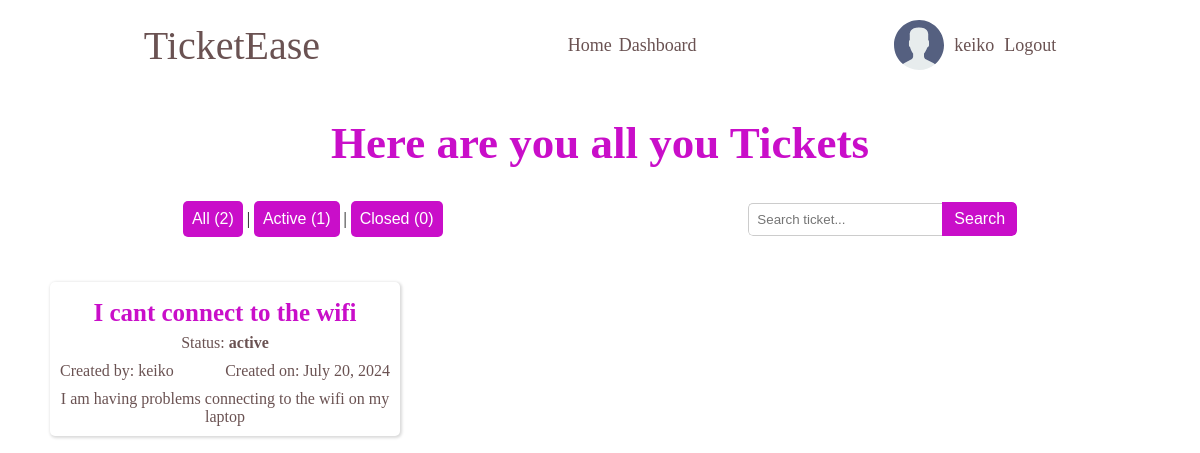
The app's page /engineer/Tk/dashboard (signed in) with its own data.
### accounts/models.py (models this page shows)
class CustomUser(AbstractUser):
    USER_TYPE = (
        ('client', 'client'),
        ('engineer', 'engineer'),
    )
    email = models.EmailField()
    bio = models.TextField()
    user_type = models.CharField(max_length=10, choices=USER_TYPE, default='client')
    avatar = models.ImageField(null=True, default="avatars/default_avatar.svg", upload_to='avatars/')

### tickets/models.py (models this page shows, shortened)
class Ticket(models.Model):
    STATUS = (
        ('open', 'open'),
        ('active', 'active'),
        ('closed', 'closed'),
    )
    ticket_id = models.UUIDField(default=uuid.uuid4)
    slug = models.SlugField(unique=True)
    title = models.CharField(max_length=100)
    description = models.TextField()
    status = models.CharField(max_length=100, choices=STATUS, default='open')
    attachments = models.ImageField(null=True, blank=True, upload_to='attachments/')
    created_by = models.ForeignKey(CustomUser, on_delete=models.SET_NULL, null=True, related_name='created_by')
    assigned_to = models.ForeignKey(CustomUser, on_delete=models.SET_NULL, null=True, blank=True, related_name='assigned_to')
    accepted_on = models.DateTimeField(null=True, blank=True)
    closed_on = models.DateTimeField(null=True, blank=True)
    updated_on = models.DateTimeField(auto_now=True)
    created_on = models.DateTimeField(auto_now_add=True)

### tickets/views.py (the view, shortened to what this page needs)
# urls.py: path('engineer/<str:username>/dashboard', engineerDashboard, name='engineer-dashboard'),
def engineerDashboard(request, username):
    current_engineer = get_object_or_404(CustomUser, username=username)
    tickets = Ticket.objects.filter(assigned_to=current_engineer)
    status = request.GET.get('status')
    query = request.GET.get('Q')
    if status:
        tickets = Ticket.objects.filter(status=status)
    tickets = tickets.order_by('-status', '-created_on')
    all_count = Ticket.objects.count()
    active_count = tickets.filter(status='active').count()
    closed_count = tickets.filter(status='closed').count()
    context = {
        'tickets': tickets,
        'all_count': all_count,
        'active_count': active_count,
        'closed_count': closed_count,
        }
    return render(request, 'tickets/engineer-dashboard.html', context)

### tickets/templates/tickets/engineer-dashboard.html (shortened to what this page needs)
{% extends 'tickets/index.html' %}
{% load static %}
{% block css %}
    <link rel="stylesheet" href="{% static  'tickets/styles/dashboards.css' %}">
{% endblock %}
{% block content %}
    <section class="dashboard-container">
        <div class="title">
            <h1>Here are you all you Tickets</h1>
        </div>
        <section class="search-filters">
            <section class="status-filters">
                <div class="filter-btns">
                    <button>
                        <a href="{% url 'engineer-dashboard' username=request.user.username %}?status=" style="color: white;">All ({{ all_count }})</a>
                    </button>
                    |
                    <button>
                        <a href="{% url 'engineer-dashboard' username=request.user.username %}?status=active" style="color: white;">Active ({{ active_count }})</a>
                    </button>
                    |
                    <button>
                        <a href="{% url 'engineer-dashboard' username=request.user.username %}?status=closed" style="color: white;">Closed ({{ closed_count }})</a>
                    </button>
                </div>
            </section>
            <section class="search-bar-container">
                <form class="search-bar method="GET" action="{% url 'tickets-view' %}">
                    <input type="text" name="q" placeholder="Search ticket...">
                    <button type="submit">Search</button>
                </form>
            </section>
        </section>
        <section class="tickets">
            {% for ticket in tickets %}
                <div class="ticket-container">
                    <section class="ticket-details">
                        <div class="title">
                            <h2 style="font-size: 25px;"> <a href="{% url 'ticket-details' slug=ticket.slug %}" style="color: rgb(201, 14, 201);">{{ ticket.title }}</a></h2>
                        </div>
                        <section class="status">
                            <p style="text-align: center;">Status: <b>{{ ticket.status }}</b></p>
                        </section>
                        <div class="detail-header">
                            <div class="created-by">
                                <p>Created by: {{ticket.created_by}}</p>
                            </div>
                            <div class="date">
                                <p>Created on: {{ticket.created_on | date:'F j, Y' }}</p>
                            </div>
                        </div>
                        <section class="description">
                            <p>{{ ticket.description | truncatechars:100 }}</p>
                        </section>
                    </section>
                </div>
            {% endfor %}
        </section>
    </section>
{% endblock %}

### tickets/templates/tickets/navbar.html
{% load static %}
<section class="top-nav">
    <div class="logo">
        <a href="{% url 'home' %}">TicketEase</a>
    </div>
    <nav class="nav-links">
        {% if request.user.user_type == 'engineer' %}
            <a href="{% url 'home' %}">Home</a>
            <a href="{% url 'tickets-view' %}">Tickets</a>
            {% if user.is_authenticated %}
                <a href="{% url 'engineer-dashboard' user.username %}">Dashboard</a>
            {% endif %}
        {% elif request.user.user_type == 'client' %}
            <a href="{% url 'home' %}">Home</a>
            {% if user.is_authenticated %}
                <a href="{% url 'client-dashboard' user.username %}">Dashboard</a>
            {% endif %}
        {% endif %}
    </nav>
    <section class="auth">
        {% if user.is_authenticated %}
            <a href="#" class="avatar avatar--medium active">
                {% if user.avatar %}
                    <img src="{{ user.avatar.url }}" alt="{{ user.username }}" />
                {% else %}
                    <img src="{% static 'media/avatars/default_avatar.svg' %}" alt="{{user.username}}" />
                {% endif %}
                {{user.username}}
            </a>
            <a href="{% url 'account_logout' %}">Logout</a>
        {% else %}
            <a href="{% url 'account_login' %}">Login</a>
            <a href="{% url 'account_signup' %}">Register</a>
        {% endif %}
    </section>
</section>

### tickets/static/tickets/styles/main.css (style rules this page uses)
:root { --box-shadow: 1px 1px 3px 1px rgba(0, 0, 0, 0.15); --button-color: rgb(201, 14, 201); --button-color-hover: rgb(128, 0, 128); --text-color: rgba(52, 19, 19, 0.733); --text-color-light: white; --title-color: rgb(201, 14, 201); }
* { margin: 0; padding: 0; box-sizing: border-box; }
a { cursor: pointer; text-decoration: none; }
button { background-color: var(--button-color); border-color: transparent; border-radius: 5px; color: var(--text-color-light); font-size: 16px; padding: 7px; width: fit-content; }
.title { text-align: center; padding: 7px; color: var(--title-color); font-size: 30px; }
.search-bar-container { display: flex; align-items: center; }
.search-bar { display: flex; align-items: center; border-radius: 5px; overflow: hidden; }
.search-bar input[type="text"] { padding: 8px; border: 1px solid #ccc; border-right: none; border-radius: 5px 0 0 5px; }
.search-bar button { padding: 8px 12px; background-color: var(--button-color); color: var(--text-color-light); border: none; border-radius: 0 5px 5px 0; }
.top-nav { align-items: center; color: var(--text-color); display: flex; justify-content: space-around; margin: 10px; padding: 10px; }
.top-nav a { color: var(--text-color); }
.logo { font-size: 40px; font-weight: 500; }
.nav-links { font-size: 18px; display: flex; gap: 7px; }
.auth { font-size: 18px; display: flex; align-items: center; gap: 10px; }
.avatar { display: flex; align-items: center; justify-content: flex-end; gap: 10px; }

### tickets/static/tickets/styles/dashboards.css (style rules this page uses)
.dashboard-container { margin-bottom: 20px; padding: 10px; }
.search-filters { display: flex; justify-content: space-around; margin: 25px 0; }
.tickets { display: grid; grid-template-columns: 1fr 1fr 1fr; }
.ticket-container { display: flex; flex-wrap: wrap; gap: 20px; justify-content: space-around; padding: 20px; }
.ticket-details { padding: 10px; border-radius: 5px; box-shadow: var(--box-shadow); width: 350px; color: var(--text-color); }
.detail-header { display: flex; align-items: center; justify-content: space-between; padding: 10px 0; }
.description p { text-align: center; }

### records on screen
CustomUser: username "keiko"
Ticket: title "I cant connect to the wifi", status "active", created_by "keiko", created_on "July 20, 2024", description "I am having problems connecting to the wifi on my laptop"

### other values on screen
{{ all_count }} "2"
{{ active_count }} "1"
{{ closed_count }} "0"
